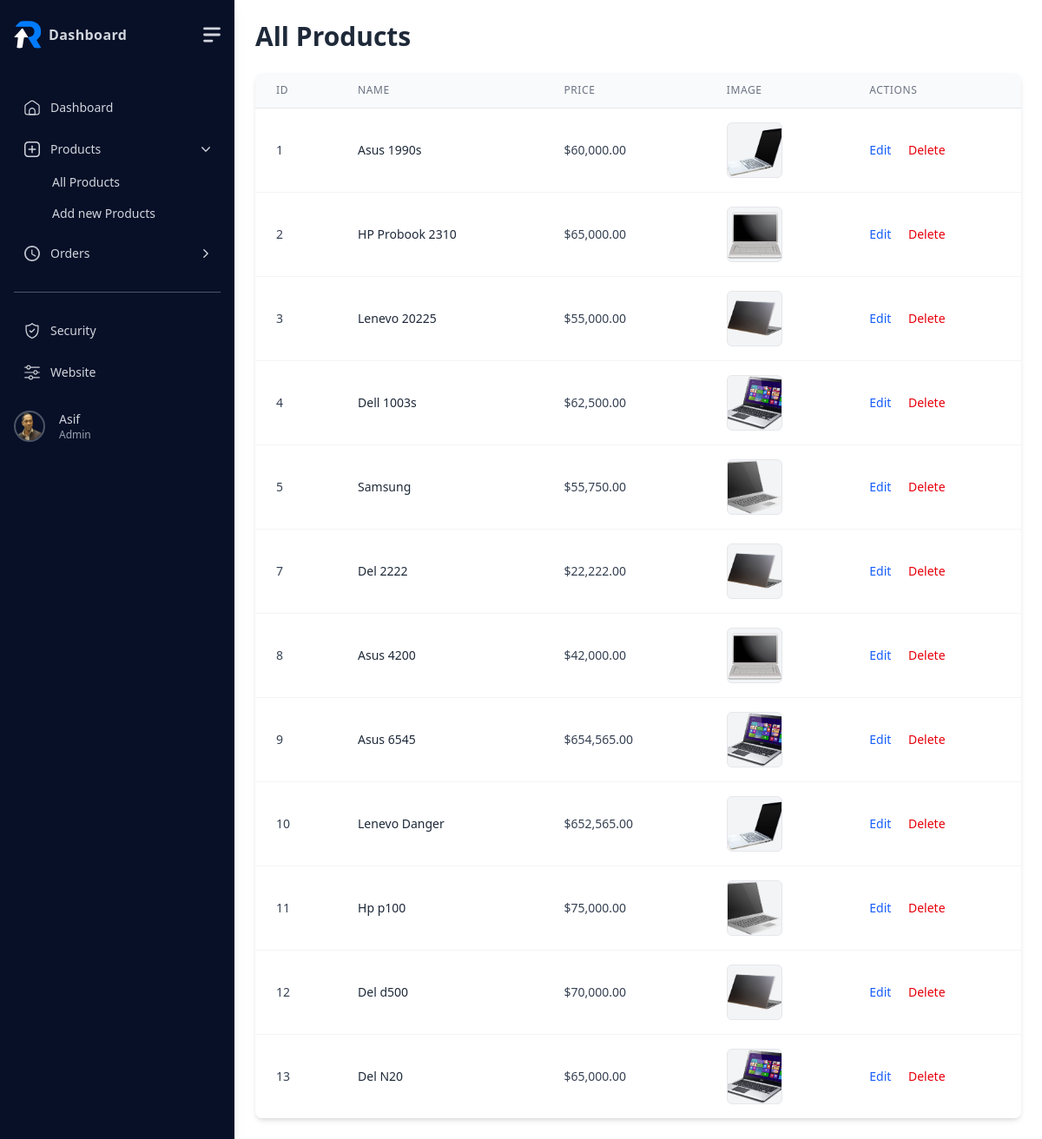
Page /project/admin/all-products.php (signed in) on the committed database.
### tables this page shows
CREATE TABLE `products` (
  `id` int(11) NOT NULL,
  `name` varchar(255) NOT NULL,
  `price` int(11) NOT NULL,
  `image` varchar(255) NOT NULL,
  `description` text NOT NULL,
  `created_at` timestamp NOT NULL DEFAULT current_timestamp()
);

### project/admin/all-products.php (the view, shortened to what this page needs)
<?php
require_once 'header.php';
$selectQuery = "SELECT * FROM products";
$result = $conn->query($selectQuery);
?>
<div class="relative <?= isset($_GET['edit_id']) ? 'bg-[#070b18]' : 'bg-[#fff]' ?> h-full min-h-screen">
    <div class="flex items-start">
        <?php require_once 'sidebar.php'; ?>
        <?php if (!isset($_GET['edit_id']) && !isset($_GET['delete_id'])) {  ?>
            <section class="main-content w-full p-6 max-lg:ml-8">
                <div>
                    <div class="flex items-center flex-wrap gap-6">
                        <h1 class="text-3xl font-semibold text-gray-800">All Products</h1>
                    </div>
                    <?php
                    if ($result->num_rows > 0) {
                    ?>
                        <div class="mt-6 bg-white shadow-md rounded-lg overflow-hidden">
                            <div class="overflow-x-auto">
                                <table id="productsTable" class="min-w-full divide-y divide-gray-200 table-auto">
                                    <thead class="bg-gray-50">
                                        <tr>
                                            <th class="px-6 py-3 text-left text-xs font-medium text-gray-500 uppercase tracking-wider">ID</th>
                                            <th class="px-6 py-3 text-left text-xs font-medium text-gray-500 uppercase tracking-wider">Name</th>
                                            <th class="px-6 py-3 text-left text-xs font-medium text-gray-500 uppercase tracking-wider">Price</th>
                                            <th class="px-6 py-3 text-left text-xs font-medium text-gray-500 uppercase tracking-wider">Image</th>
                                            <th class="px-6 py-3 text-left text-xs font-medium text-gray-500 uppercase tracking-wider">Actions</th>
                                        </tr>
                                    </thead>
                                    <tbody class="bg-white divide-y divide-gray-100">
                                        <?php while ($row = $result->fetch_object()) { ?>
                                            <tr class="hover:bg-gray-50">
                                                <td class="px-6 py-4 whitespace-nowrap text-sm text-gray-700"><?php echo $row->id; ?></td>
                                                <td class="px-6 py-4 whitespace-normal text-sm font-medium text-gray-800"><?php echo htmlspecialchars($row->name); ?></td>
                                                <td class="px-6 py-4 whitespace-nowrap text-sm text-gray-700"><?php echo '$' . number_format((float)$row->price, 2); ?></td>
                                                <td class="px-6 py-4 whitespace-nowrap">
                                                    <div class="flex items-center gap-3">
                                                        <div class="h-16 w-16 bg-gray-100 rounded-md overflow-hidden flex-shrink-0 border border-gray-200">
                                                            <img src="<?php echo '../' . ltrim($row->image, '/'); ?>" alt="<?php echo htmlspecialchars($row->name); ?>" class="h-full w-full object-cover">
                                                        </div>
                                                    </div>
                                                </td>
                                                <td class="px-6 py-4 whitespace-nowrap text-sm text-gray-700">
                                                    <a href="all-products.php?edit_id=<?php echo $row->id; ?>" class="text-blue-600 hover:text-blue-800 mr-4">Edit</a>
                                                    <a href="all-products.php?delete_id=<?php echo $row->id; ?>" class="text-red-600 hover:text-red-800" onclick="return confirm('Are you sure you want to delete this product?');">Delete</a>
                                                </td>
                                            </tr>
                                        <?php } ?>
                                    </tbody>
                                </table>
                            </div>
                        </div>
                    <?php } else { ?>
                        <div class="mt-6">
                            <p class="text-gray-800">No products found.</p>
                        </div>
                    <?php } ?>
                </div>
            </section>
        <?php }  ?>
    </div>
</div>
<?php
require_once 'footer.php';
?>

### project/admin/header.php (shortened to what this page needs)
<!doctype html>
<html>
  <head>
    <link rel="stylesheet" href="https://cdnjs.cloudflare.com/ajax/libs/font-awesome/7.0.1/css/all.min.css" />
    <script src="https://cdn.jsdelivr.net/npm/@tailwindcss/browser@4"></script>
  <link rel="stylesheet" href="https://cdn.datatables.net/2.3.5/css/dataTables.dataTables.css" />
  </head>
  <body>

### project/admin/sidebar.php (shortened to what this page needs)
<?php
    $isProductsOpen = false;
    if (isset($_SERVER['REQUEST_URI'])) {
        $currentUrl = $_SERVER['REQUEST_URI'];
        if (strpos($currentUrl, 'product') !== false) {
            $isProductsOpen = true;
        }
    }
?>
<nav id="sidebar" class="lg:w-[270px] max-lg:fixed transition-all duration-500 shrink-0 z-[100]">
            <div id="sidebar-collapse-menu"
                class="bg-[#081028] shadow-lg h-screen fixed top-0 left-0 overflow-auto overflow-x-hidden z-[99] lg:w-[270px] max-lg:w-0 max-lg:invisible transition-all duration-500">
                <div class="bg-[#081028] flex items-center gap-4 pt-6 pb-2 px-4 sticky top-0 min-h-[64px] z-[100]">
                    <a href="./" class="flex items-center gap-2">
                        <p class="text-base font-semibold text-gray-300 tracking-wide">Dashboard</p>
                    </a>
                    <button id="close-sidebar" class="ml-auto cursor-pointer">
                    </button>
                </div>
                <div class="py-4 px-4">
                    <ul class="space-y-2 mt-6">
                        <li>
                            <a href="./"
                                class="text-gray-300 text-sm font-medium flex items-center cursor-pointer hover:bg-[#0b1739] rounded-md px-3 py-2.5 transition-all duration-300">
                                <span class="overflow-hidden text-ellipsis whitespace-nowrap">Dashboard</span>
                            </a>
                        </li>
                        <li>
                            <a href="javascript:void(0)"
                                class="text-gray-300 text-sm font-medium flex items-center cursor-pointer hover:bg-[#0b1739] rounded-md px-3 py-2.5 transition-all duration-300">
                                <span class="overflow-hidden text-ellipsis whitespace-nowrap">Products</span>
                                <svg xmlns="http://www.w3.org/2000/svg"
                                    class="arrowIcon w-2.5 h-2.5 fill-current <?php echo $isProductsOpen ? 'rotate-0' : '-rotate-90' ?> ml-auto transition-all duration-500"
                                    viewBox="0 0 451.847 451.847">
                                    <path
                                        d="M225.923 354.706c-8.098 0-16.195-3.092-22.369-9.263L9.27 151.157c-12.359-12.359-12.359-32.397 0-44.751 12.354-12.354 32.388-12.354 44.748 0l171.905 171.915 171.906-171.909c12.359-12.354 32.391-12.354 44.744 0 12.365 12.354 12.365 32.392 0 44.751L248.292 345.449c-6.177 6.172-14.274 9.257-22.369 9.257z"
                                        data-original="#000000" />
                                </svg>
                            </a>
                            <ul class="sub-menu <?= $isProductsOpen ? 'max-h-[500px]' : 'max-h-0' ?> overflow-hidden transition-[max-height] duration-500 ease-in-out ml-8">
                                <li>
                                    <a href="./all-products.php"
                                        class="text-gray-300 text-sm font-medium block cursor-pointer hover:bg-[#0b1739] rounded-md px-3 py-2 transition-all duration-300">
                                        <span>All Products</span>
                                    </a>
                                </li>
                                <li>
                                    <a href="./add-new-product.php"
                                        class="text-gray-300 text-sm font-medium block cursor-pointer hover:bg-[#0b1739] rounded-md px-3 py-2 transition-all duration-300">
                                        <span>Add new Products</span>
                                    </a>
                                </li>
                            </ul>
                        </li>
                        <li>
                            <a href="javascript:void(0)"
                                class="text-gray-300 text-sm font-medium flex items-center cursor-pointer hover:bg-[#0b1739] rounded-md px-3 py-2.5 transition-all duration-300">
                                <span class="overflow-hidden text-ellipsis whitespace-nowrap">Orders</span>
                            </a>
                        </li>
                    </ul>
                    <hr class="border-gray-600 my-6" />
                    <div>
                        <ul class="space-y-2">
                            <li>
                                <a href="javascript:void(0)"
                                    class="text-gray-300 text-sm font-medium flex items-center cursor-pointer hover:bg-[#0b1739] rounded-md px-3 py-2.5 transition-all duration-300">
                                    <span>Security</span>
                                </a>
                            </li>
                            <li>
                                <a href="../"
                                    class="text-gray-300 text-sm font-medium flex items-center cursor-pointer hover:bg-[#0b1739] rounded-md px-3 py-2.5 transition-all duration-300">
                                    <span>Website</span>
                                </a>
                            </li>
                        </ul>
                        <div class="mt-6 flex items-center cursor-pointer">
                            <img src='../<?= $_SESSION['user']['image'] ?? "https://readymadeui.com/profile.webp" ?>'
                                class="w-9 h-9 rounded-full border-2 border-gray-600 shrink-0" />
                            <div class="ml-4">
                                <p class="text-sm text-gray-300 whitespace-nowrap"><?= $_SESSION['user']['name'] ?></p>
                                <p class="text-xs text-gray-400 whitespace-nowrap">Admin</p>
                            </div>
                        </div>
                    </div>
                </div>
            </div>
        </nav>
        <button id="open-sidebar" class="ml-auto fixed top-[30px] left-[18px] cursor-pointer">
        </button>

### project/admin/footer.php (shortened to what this page needs)
</body>
</html>

### rows in the picture
products: id "1", name "Asus 1990s", price "60,000.00", image (picture)
products: id "2", name "HP Probook 2310", price "65,000.00", image (picture)
products: id "3", name "Lenevo 20225", price "55,000.00", image (picture)
products: id "4", name "Dell 1003s", price "62,500.00", image (picture)
products: id "5", name "Samsung", price "55,750.00", image (picture)
products: id "7", name "Del 2222", price "22,222.00", image (picture)
products: id "8", name "Asus 4200", price "42,000.00", image (picture)
products: id "9", name "Asus 6545", price "654,565.00", image (picture)
products: id "10", name "Lenevo Danger", price "652,565.00", image (picture)
products: id "11", name "Hp p100", price "75,000.00", image (picture)
products: id "12", name "Del d500", price "70,000.00", image (picture)
products: id "13", name "Del N20", price "65,000.00", image (picture)

### other values in the picture
$_SESSION['user']['name'] "Asif"
